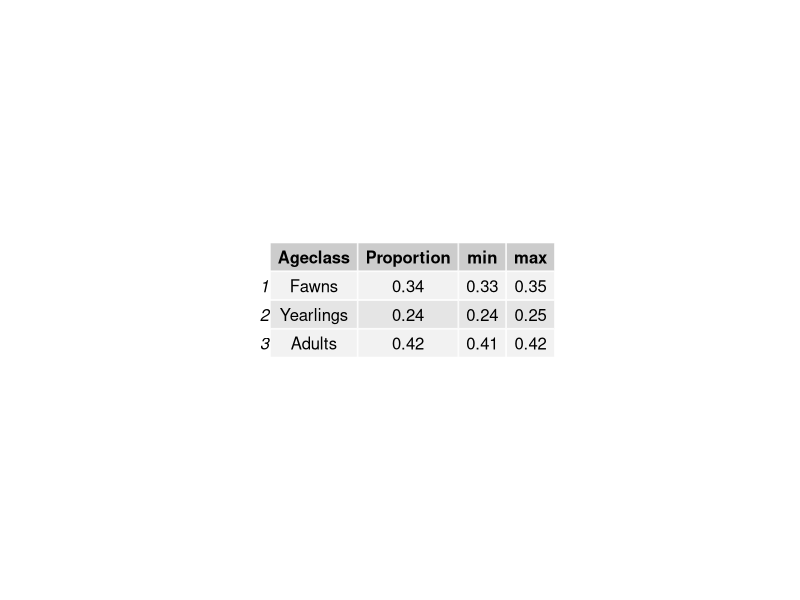
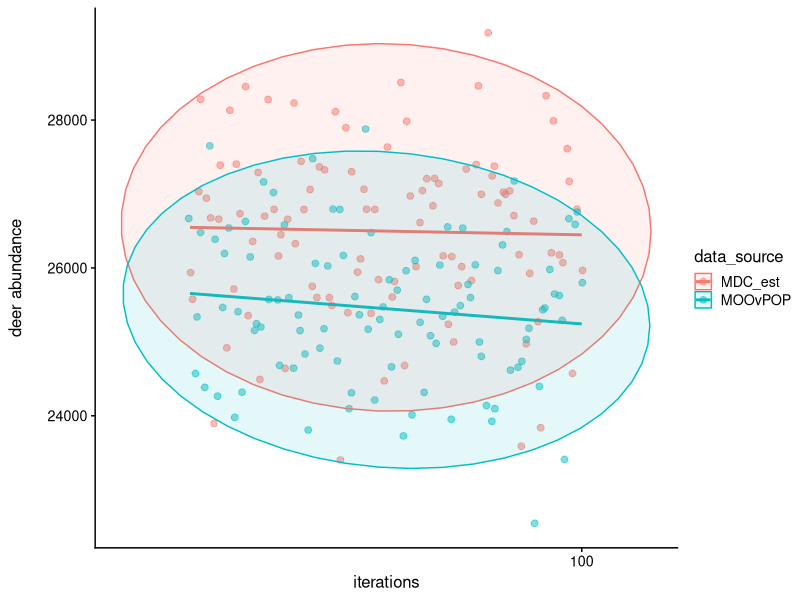

Write R code to recreate these figures, in order.
require (tidyr)
require (tidyverse)
require (dplyr)
require (cowplot)
require (tibble)
require (gridExtra)
model_data <- read.csv("saFranklinCounty_100.csv", header = TRUE)
as_tibble(model_data)
new_data <- add_column(model_data, year = rep(c(1:26), 100))  # number of years per iteration 26, model iterations 100 #tibble
new_data1 <- add_column(new_data, iteration = rep(c(1:100), each = 26))
new_data2 <- subset(new_data1, year == 26)

#Compare abundance
MDC_est <- rnorm(100,26502,1325)                           #abundance data generated based on MDC's estimate +- 5%SD
MOOvPOP <- new_data2$pre.harvest_total #model_data$pre.harvest_total
iteration <- c(1:100)
mydata3 <- cbind(MDC_est,MOOvPOP,iteration)
mydata_df <- as.data.frame(mydata3)
head(mydata_df)
mydata3_long <- gather(mydata_df, data_source, deer_abundance, MDC_est:MOOvPOP, factor_key=TRUE)
head(mydata3_long)
comp_N_Frank <- ggplot(mydata3_long, aes(x=iteration, y=deer_abundance, color=data_source)) + geom_point(size=2, alpha=0.5, position = "jitter") + geom_smooth(method=lm, se=FALSE, fullrange=TRUE) + stat_ellipse(geom = "polygon", alpha = 0.1, type = "t", aes(fill = data_source)) + scale_x_continuous(breaks=c(100)) + xlab("iterations") + ylab("deer abundance\n") + theme_cowplot(12)
ggsave("comp_N_Frank.png")                                   #uncomment to save the plot as a .png file. 

#Age structure 
#data(new_data2)
#Adult proportion
mean(new_data2[["adult_prop"]])
min(new_data2[["adult_prop"]])
max(new_data2[["adult_prop"]])
#Yearling proportion
mean(new_data2[["yearling_prop"]])
min(new_data2[["yearling_prop"]])
max(new_data2[["yearling_prop"]])
#Fawn proportion
mean(new_data2[["fawn_prop"]])
min(new_data2[["fawn_prop"]])
max(new_data2[["fawn_prop"]])
#sex ratio
mean(new_data2[["f.m_ratio"]])
min(new_data2[["f.m_ratio"]])
max(new_data2[["f.m_ratio"]])

#barchart age class proportion
Ageclass = c("Fawns", "Yearlings", "Adults")
Proportion = c(round(mean(new_data2[["fawn_prop"]]),digits=2),round(mean(new_data2[["yearling_prop"]]),digits=2),round(mean(new_data2[["adult_prop"]]),digits=2))
min = c(min(new_data2[["fawn_prop"]]),min(new_data2[["yearling_prop"]]),min(new_data2[["adult_prop"]]))
max = c(max(new_data2[["fawn_prop"]]),max(new_data2[["yearling_prop"]]),max(new_data2[["adult_prop"]]))
age.prop.df = data.frame(Ageclass,Proportion,min,max)
grid.table(age.prop.df)